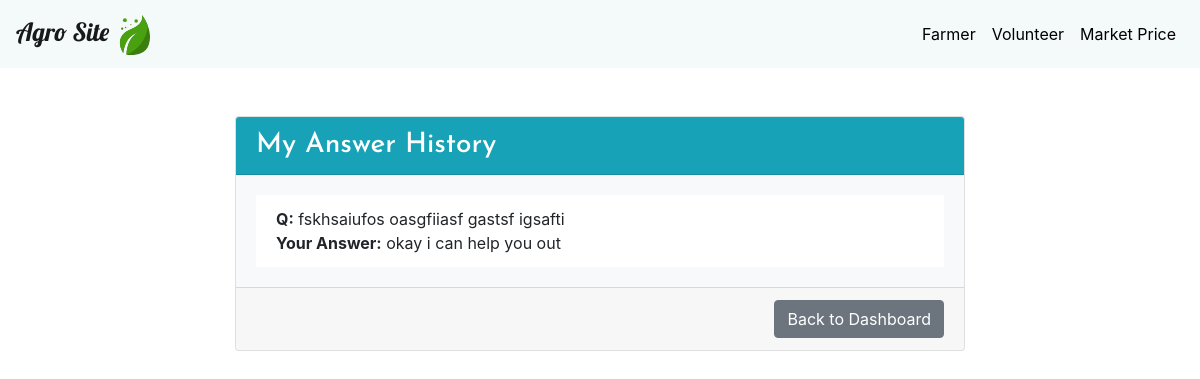
The app's page /answer_history (signed in) with its own data.
### account/models.py (models this page shows)
class question(models.Model):
    ques=models.TextField()
    comsv=models.ManyToManyField(vol_comment)
    comsf=models.ManyToManyField(far_comment)
    far = models.ForeignKey(farmer, on_delete=models.CASCADE)

class vol_comment(models.Model):
    com = models.TextField()
    vol = models.ForeignKey(volunteer, on_delete=models.CASCADE)

### account/views.py (the view)
# urls.py: path('answer_history', views.answer_history, name='answer_history'),
def answer_history(request):
    try:
        vobj = volunteer.objects.get(id=request.session['v_member_id'])
        answers = vol_comment.objects.filter(vol=vobj)
        answer_data = []
        for a in answers:
            related_questions = question.objects.filter(comsv=a)
            for q in related_questions:
                answer_data.append({
                    'question': q.ques,
                    'answer': a.com,
                })
        return render(request, 'answer_history.html', {'answer_data': answer_data})
    except KeyError:
        return redirect('/')

### templates/answer_history.html
{% extends 'base.html' %}
{% load static %}
{% block content %}
<div class="container mt-5">
  <div class="row justify-content-center">
    <div class="col-md-8">
      <div class="card shadow">
        <div class="card-header bg-info text-white">
          <h3 class="mb-0" style="font-family: 'Josefin Sans', sans-serif;">My Answer History</h3>
        </div>
        <div class="card-body" style="background-color: #f8f9fa;">
          {% if answer_data %}
            <ul class="list-group list-group-flush">
              {% for a in answer_data %}
                <li class="list-group-item">
                  <b>Q:</b> {{ a.question }}<br>
                  <b>Your Answer:</b> {{ a.answer }}
                </li>
              {% endfor %}
            </ul>
          {% else %}
            <div class="alert alert-info mt-3 mb-0">You have not answered any questions yet.</div>
          {% endif %}
        </div>
        <div class="card-footer text-right">
          <a href="/volunteerdash" class="btn btn-secondary">Back to Dashboard</a>
        </div>
      </div>
    </div>
  </div>
</div>
{% endblock %}

### records on screen
question: question "fskhsaiufos oasgfiiasf gastsf igsafti"
vol_comment: answer "okay i can help you out"
